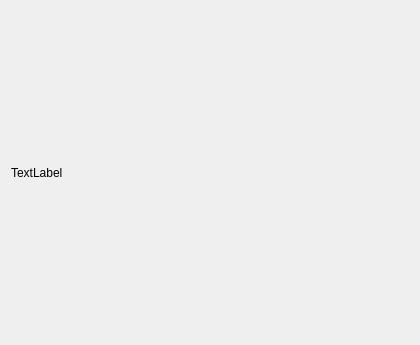
<?xml version="1.0" encoding="UTF-8"?>
<ui version="4.0">
 <class>Widget</class>
 <widget class="QWidget" name="Widget">
  <property name="geometry">
   <rect>
    <x>0</x>
    <y>0</y>
    <width>420</width>
    <height>345</height>
   </rect>
  </property>
  <property name="windowTitle">
   <string>Widget</string>
  </property>
  <layout class="QVBoxLayout" name="verticalLayout">
   <item>
    <widget class="QLabel" name="label">
     <property name="text">
      <string>TextLabel</string>
     </property>
    </widget>
   </item>
  </layout>
 </widget>
 <resources/>
 <connections/>
</ui>
